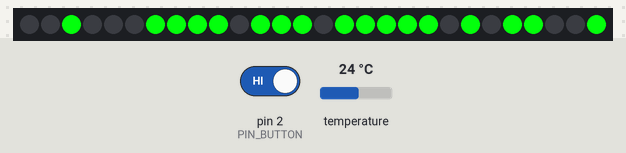
A sketch run on a simulated Arduino Uno, built with avr-gcc and run on an emulated ATmega328P. On the bench: 28 RGB LEDs in strip order, left to right. The test bench sets the inputs (shaded band); at power-on: pin 2 (PIN_BUTTON) HIGH, temperature 24 °C. The local clock reads 2024-03-15 10:24:30 at power-on unless the sketch sets it.

Above: at 9.4 s.
9.5 s: pin 2 (PIN_BUTTON) driven LOW
At 13.96 s:
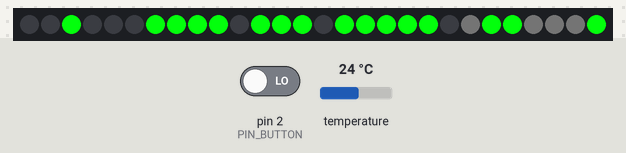
At 17.57 s:
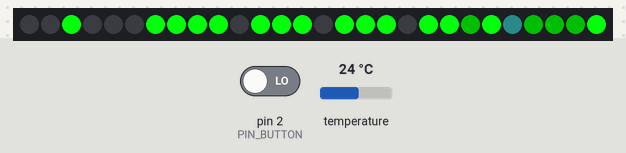

The sketch:

clock.ino
```cpp
#define SETUP_MESSAGE "clock@atmega328p (designed by Valkor 2024-11-29)" //519 LoC
/*
  Instructions:
  Short click to switch between Clock & Temperature display
  While in Clock, click and hold the mode button to advance time.
  While in Temperature, long click the mode button to switch between °C & °F
  While in Temperature, continuously hold the mode button to toggle the decimal place
  (only for Celsius)

  known issues:
    slight dim flicker of disabled pixels
    can be seen in very low ambient lighting
    when a digit updates.

    time-set incrementing math is a convoluted mess

*/
#define DISABLE_TEMPERATURE//comment to re-enable temperature (its inacurate though)

#define PIN_LEDS 13 //NeoPixels data input
#define PIN_BUTTON 2
#define TEMPERATURE_ADJUSTMENT -1

#include "button.hpp"
Button button(PIN_BUTTON);
#include "display.hpp"
Display display(PIN_LEDS);
#include "time.hpp"
Time time;

#define MODE_CLOCK 1
#define MODE_TEMPERATURE 2

bool show_temperature_decimal = false;
bool convert_to_fake_units = false;// fahrenheit.. disgusting.
uint8_t mode = MODE_CLOCK;
unsigned long ms = 0;

void setup() {
  Serial.begin(9600);
}//setup

void loop() {
  display.operate();
  time.operate_adjustment();
  if (mode == MODE_TEMPERATURE){
    time.operate_temperature();
  }//if mode temp


  uint8_t button_status = button.operate();

  if (button_status == BUTTON_CLICK){
    if (mode == MODE_CLOCK){
      #ifndef DISABLE_TEMPERATURE
        mode = MODE_TEMPERATURE;
        display.select_color(ICE_BLUE);
        show_temperature();
      #else
        time.add_minutes(1);
      #endif
    }else if (mode == MODE_TEMPERATURE){
      mode = MODE_CLOCK;
      display.select_color(GREEN);
      show_time();
    }
  }else if (button_status == BUTTON_LONG_CLICK){
    if (mode == MODE_TEMPERATURE){
      convert_to_fake_units = !convert_to_fake_units;
      if (convert_to_fake_units){
        display.select_color(MEH_BLUE);
      }else{
        display.select_color(ICE_BLUE);
      }
      show_temperature();
    }else{
      time.add_minutes(-1);
    }
  }else if (button_status == BUTTON_LONG_HOLD_CONTINUOUS){
    if (mode == MODE_CLOCK){
      time.add_minutes(1);
      show_time();

    }else if (mode == MODE_TEMPERATURE){
      show_temperature_decimal = !show_temperature_decimal;
      show_temperature();
    }
  }//if button_status

  if (millis() >= ms+1000){
    if (mode == MODE_CLOCK){
      show_time();
    }else if (mode == MODE_TEMPERATURE){
      show_temperature();
    }
    ms = millis();
  }
}//loop

void show_time(){
  display.set_digit(LEFT, time.get_hour());
  display.set_digit(RIGHT, time.get_minute());
}//show_time

void show_temperature(){
  float temp = time.get_temperature();
  if (convert_to_fake_units){
    temp = temp * 9.0 / 5.0 + 32.0 + 0.5; // +0.5 for rounding
  }
  display.set_digit(LEFT, uint8_t(temp));
  if (show_temperature_decimal & !convert_to_fake_units){
    display.set_digit(THIRD, uint8_t(temp*10)%10 );
  }else{
    display.set_digit(THIRD, OFF);
  }

  if (convert_to_fake_units){
    display.set_digit(LAST, FAHRENHEIT);// stands for "F"
  }else{
    display.set_digit(LAST, CELSIUS);// stands for "C"
  }

}//show_temperature
```

button.hpp
```cpp
// Valkor 2024-08-03

#define BUTTON_NO_INPUT 0
#define BUTTON_PRESSED 1 //its just pressed, no minimum ms, no release
#define BUTTON_CLICK 2 //briefly clicked
#define BUTTON_LONG_CLICK 3 //long clicked
#define BUTTON_LONG_HOLD 4 //longer clicked, but debounce not required.  triggers at set ms
#define BUTTON_LONG_HOLD_CONTINUOUS 5 //triggers repeadidly after set ms

#define MIN_MS_CLICK 10
#define MIN_MS_LONG_CLICK 250
#define MIN_MS_LONG_HOLD 1000
#define MIN_MS_BETWEEN_PRESSES 50
#define MS_LONG_HOLD_REPEAT_START 1000
#define MS_LONG_HOLD_REPEAT_END 5
#define MS_LONG_HOLD_REPEAT_JOURNEY 5000
#include <Pushbutton.h>

class Button{
public:
  Pushbutton* button;
  Button(uint8_t pin){
    button = new Pushbutton(pin);
  }//constructor

  uint8_t operate(){
    uint8_t r = BUTTON_NO_INPUT;
    if (button->isPressed()
    and millis() >= last_press_ms + MIN_MS_BETWEEN_PRESSES){
      r = BUTTON_PRESSED;
      if (button_ms == 0){
        button_ms = millis();//record new press time
      }//
    }//isPressed
    if (button->getSingleDebouncedRelease()){
      if (millis() >= last_press_ms + MIN_MS_BETWEEN_PRESSES){
        if (skip_next_debounce){
          skip_next_debounce = false;
          long_hold_repeat_current_ms_setting = MS_LONG_HOLD_REPEAT_START;
        }else{
          if (millis() >= button_ms + MIN_MS_LONG_CLICK){//hold
            r = BUTTON_LONG_CLICK;
          }else if (millis() >= button_ms + MIN_MS_CLICK){//click
            r = BUTTON_CLICK;
          }//hold or click?
        }//skip_next_debounce?
        button_ms = 0;
        last_press_ms = millis();
      }//long enough to registor as any form of press?

    }else if (millis() >= button_ms + MIN_MS_LONG_HOLD
    and button_ms != 0){

      if (skip_next_debounce == false){
        r = BUTTON_LONG_HOLD;
        skip_next_debounce = true;
      }else{//continuous
        if (long_hold_repeat_current_ms_setting > 0
        and millis() >= button_ms + MIN_MS_LONG_HOLD + long_hold_repeat_current_ms_setting){
          button_ms = button_ms + long_hold_repeat_current_ms_setting;
          r = BUTTON_LONG_HOLD_CONTINUOUS;
          long_hold_repeat_current_ms_setting = move_towards_non_linear(long_hold_repeat_current_ms_setting, MS_LONG_HOLD_REPEAT_END, 0.12);
          //Serial.println(long_hold_repeat_current_ms_setting);
        }
      }
    }//ifs
    return r;
  }//end operate()

  void clear(){
    button_ms = 0;
    last_press_ms = millis();
  }//clear

private:
  unsigned long button_ms = 0;
  unsigned long last_press_ms = 0;
  int16_t long_hold_repeat_current_ms_setting = MS_LONG_HOLD_REPEAT_START;
  bool skip_next_debounce = false;

  int16_t move_towards_non_linear(int16_t current, int16_t target, float base_factor) {
    int32_t difference = target - current;
    uint32_t max_value = max(current, target);
    float scaled_difference = (float)(difference * difference);
    float adjustment_factor = base_factor * scaled_difference / (float)(max_value * max_value);
    int16_t adjustment = (int16_t)(adjustment_factor * difference);
    uint16_t new_value = current + adjustment;
    return new_value;
  }
};//class
```

display.hpp
```cpp
// Valkor 2024-08-03

#define GREEN 0
#define DIM_GREEN 1
#define ICE_BLUE 2
#define MEH_BLUE 3
const uint8_t COLORS[][3] = {
  {3,31,10},//0  green
  {0,5,0},//1  dim green
  {12,31,31},//2  ice blue
  {17,31,24},//3  meh blue
};

#define OFF 10
#define CELSIUS 11
#define FAHRENHEIT 12
const bool NUMBERS[][7] = {
  {1,1,1,0,1,1,1},//0
  {0,0,1,0,0,0,1},//1
  {0,1,1,1,1,1,0},//2
  {0,1,1,1,0,1,1},//3
  {1,0,1,1,0,0,1},//4
  {1,1,0,1,0,1,1},//5
  {1,1,0,1,1,1,1},//6
  {0,1,1,0,0,0,1},//7
  {1,1,1,1,1,1,1},//8
  {1,1,1,1,0,1,1},//9
  {0,0,0,0,0,0,0},//OFF
  {1,1,0,0,1,1,0},//CELSIUS
  {1,1,0,1,1,0,0},//FAHRENHEIT
};

#define LEFT 0
#define RIGHT 1
#define THIRD 2
#define LAST 3

#define NUM_PIXELS 28
#include "strip.hpp"

class Display{
public:
  Display(uint8_t pin){
    strip = new Strip(pin, NUM_PIXELS);
  }//constructor

  void operate(){
    if (not setup_complete){
      test_color(31,0,0);
      test_color(0,31,0);
      test_color(0,0,31);

      setup_complete = true;
    }
    strip->operate();
  }//operate

  void clear(){
    strip->set_all(0,0,0);
  }//clear

  void set_digit(uint8_t position, uint8_t number){
    if (position == LEFT){
      set(0,(uint8_t)number/10);
      set(1,(uint8_t)number%10);
    }else if (position == RIGHT){
      set(2,(uint8_t)number/10);
      set(3,(uint8_t)number%10);
    }else if (position == THIRD){
      set(2,number);
    }else if (position == LAST){
      set(3,number);
    }
  }//set_digit

  void select_color(uint8_t color){
    selected_color = color;
  }//select_color


private:
  Strip* strip;
  bool setup_complete = false;
  uint8_t selected_color = GREEN;

  void set(uint8_t position, uint8_t number){
    for (int i = 0; i < 7; i++) {
      if (NUMBERS[number][i] == true){
        if (position == 0 and number == 0){
          strip->set(i+(7*position),0,12,0);//first 0 looks dimmer
        }else{
          strip->set(i+(7*position),
            COLORS[selected_color][0],
            COLORS[selected_color][1],
            COLORS[selected_color][2]);
        }

      }else{
        strip->set(i+(7*position),0,0,0);
      }
    }//for each segment of digit
  }//set

  void test_color(uint8_t r, uint8_t g, uint8_t b){
    for (int i = 0; i<NUM_PIXELS; i++){
      strip->set(i,r,g,b);
      strip->operate();delay(21);
      strip->operate();delay(21);
    }
    while (strip->operate() != 0) {delay(30);}
    delay(100);
  }//test_color

};//class
```

strip.hpp
```cpp
// Valkor 2024-08-03

const uint8_t POWERS[32] = {0,1,2,3,4 // (0-4)
  ,5,6,7,8,10 // (5-9)
  ,12,14,16,18,20 // (10-14)
  ,25,30,35,40,50 // (15-19)
  ,60,70,80,90,110 // (20-24)
  ,130,150,170,190,210 // (25-29)
  ,230,255 // (30-31)
}; // v3

#define TRANSITION_DELAY 5//20

#define DIODES_PER_PIXEL 3
#include <Adafruit_NeoPixel.h>

class Strip{

public:
  Strip(uint8_t pin, uint8_t num_pixels){
    this->pin = pin;
    this->num_pixels = num_pixels;
    for (uint8_t pixel = 0; pixel < NUM_PIXELS; pixel++){
      for (uint8_t diode = 0; diode < DIODES_PER_PIXEL; diode++){
        goals[pixel][diode] = 0;
      }//for each diode in package
    }//for each LED package in assembly
  }//constructor

  uint8_t operate(bool wait_for_completion = false){//returns how many chips haven't reached their goal + 1
    if (not setup_complete){
      setup();
    }
    uint8_t status = 0;
    if (millis() - last_update_ms > TRANSITION_DELAY){

      for (uint8_t chip_i = 0; chip_i<NUM_PIXELS; chip_i++){
        uint32_t c = strip->getPixelColor(chip_i);
        uint8_t r = c >> 16;
        uint8_t g = c >> 8;
        uint8_t b = c;

        r = find_power_index(r);
        g = find_power_index(g);
        b = find_power_index(b);//index based from here on

        if (r < goals[chip_i][0]){ r++;
        }else if (r > goals[chip_i][0]){ r--; }

        if (g < goals[chip_i][1]){ g++;
        }else if (g > goals[chip_i][1]){ g--; }

        if (b < goals[chip_i][2]){ b++;
        }else if (b > goals[chip_i][2]){ b--; }

        if (r != goals[chip_i][0]
        or g != goals[chip_i][1]
        or b != goals[chip_i][2]){
          status++;
        }
        strip->setPixelColor(chip_i, POWERS[r], POWERS[g], POWERS[b]);
      }//for each diode in package
      last_update_ms = millis();
      strip->show();
      //if (wait_for_completion and status == 1){
      //  status = 0;
     // }
    }//if
    if (status > 0 and wait_for_completion){
      return operate(true);
    }
    return status;
  }//operate

  void set_all(uint8_t r, uint8_t g, uint8_t b){
    for (uint8_t led = 0; led < NUM_PIXELS; led++){
      set(led,r,g,b);
    }
  }//set_all

  void set(int8_t led, uint8_t r, uint8_t g, uint8_t b){
    if (led>=num_pixels){
      led = led%num_pixels;
    }
    while (led<0){
      led = num_pixels;
    }
    goals[led][0] = r;
    goals[led][1] = g;
    goals[led][2] = b;
  }//set

private:
  Adafruit_NeoPixel* strip;
  bool setup_complete = false;
  uint8_t goals[NUM_PIXELS][DIODES_PER_PIXEL];
  unsigned long last_update_ms = 0;
  uint8_t pin;
  uint8_t num_pixels;

  void setup(){
    strip = new Adafruit_NeoPixel(NUM_PIXELS, this->pin, NEO_GRB + NEO_KHZ800);
    strip->begin();
    strip->show();//initialized to off
    setup_complete = true;
  }//setup

  uint8_t find_power_index(uint8_t value){
    for (uint8_t i = 0; i < sizeof(POWERS)/sizeof(POWERS[0]); i++){
      if (POWERS[i] == value){
        return i;
      }
    }
    return find_power_index(value-1);
  }//find_power_index

};//class
```

time.hpp
```cpp
// Valkor 2024-10-20

#define TEMPERATURE_UPDATE_INTERVAL 10000 //ms
#define MS_TO_SUBTRACT_SECOND 5715000 //  7.2mil was too much

#define ONE_WIRE_BUS 3 // DS18B20 temperature sensor
#include <Wire.h>
#include <RTClib.h>
#include <OneWire.h>
#include <DallasTemperature.h>
RTC_DS1307 rtc;
OneWire oneWire(ONE_WIRE_BUS);
DallasTemperature sensors(&oneWire);

class Time{
public:
  Time(){
    sensors.begin();
    if (!rtc.begin()) {
      Serial.println("Couldn't find RTC");
      while (1);
    }

    //rtc.adjust(DateTime(F(__DATE__), F(__TIME__)));

    sensors.setResolution(12);
    sensors.requestTemperatures();//be ready for first request
    temperatureC = sensors.getTempCByIndex(0);
  }//constructor

  void operate_temperature(){
    if (millis() > ms + TEMPERATURE_UPDATE_INTERVAL/2){
      if (is_temperature_requested){
        temperatureC = sensors.getTempCByIndex(0);
        is_temperature_requested = false;
      }else{
        sensors.requestTemperatures();
        is_temperature_requested = true;
      }
      ms = millis();
    }


  }//operate_temperature

  void operate_adjustment(){
    #ifdef MS_TO_SUBTRACT_SECOND
    if (millis() >= ms_2 + MS_TO_SUBTRACT_SECOND){
      ms_2 = millis();
      DateTime now = rtc.now();
      DateTime adjustedTime = now - TimeSpan(0, 0, 0, 1); // Subtract 1 second (TimeSpan(days, hours, minutes, seconds))
      rtc.adjust(adjustedTime);
    }
    #endif
  }

  int8_t get_hour(){
    DateTime now = rtc.now();
    return now.hour();
  }//get_hour

  int8_t get_minute(){
    DateTime now = rtc.now();
    return now.minute();
  }//get_minute

  int8_t get_second(){
    DateTime now = rtc.now();
    return now.second();
  }//get_second

  float get_temperature(){
    return temperatureC + TEMPERATURE_ADJUSTMENT;
  }//get_temperature

  void add_minutes(int8_t minutes_to_add){
    DateTime now = rtc.now();
    int8_t new_minute = now.minute() + minutes_to_add;
    int8_t new_hour = now.hour();

    if (new_minute >= 60) {
      new_minute -= 60;
      new_hour++;
      if (new_hour >= 24) {
        new_hour -= 24;
      }
    }
    rtc.adjust(DateTime(now.year(), now.month(), now.day(), new_hour, new_minute, now.second()));
  }


private:
  float temperatureC = 99;
  unsigned long ms = 0;
  unsigned long ms_2 = 0;
  bool is_temperature_requested = false;
};//class
```
